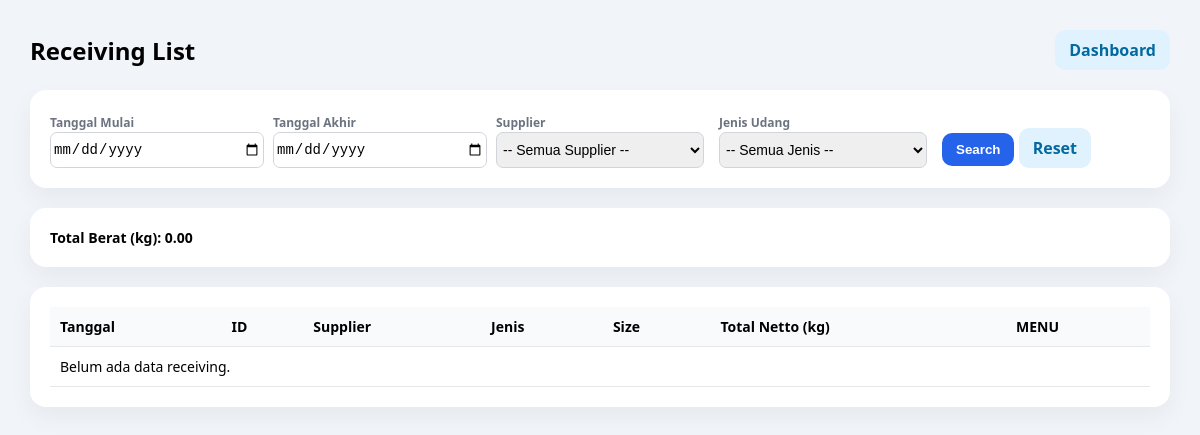
The app's page /receiving/list (signed in), older data.
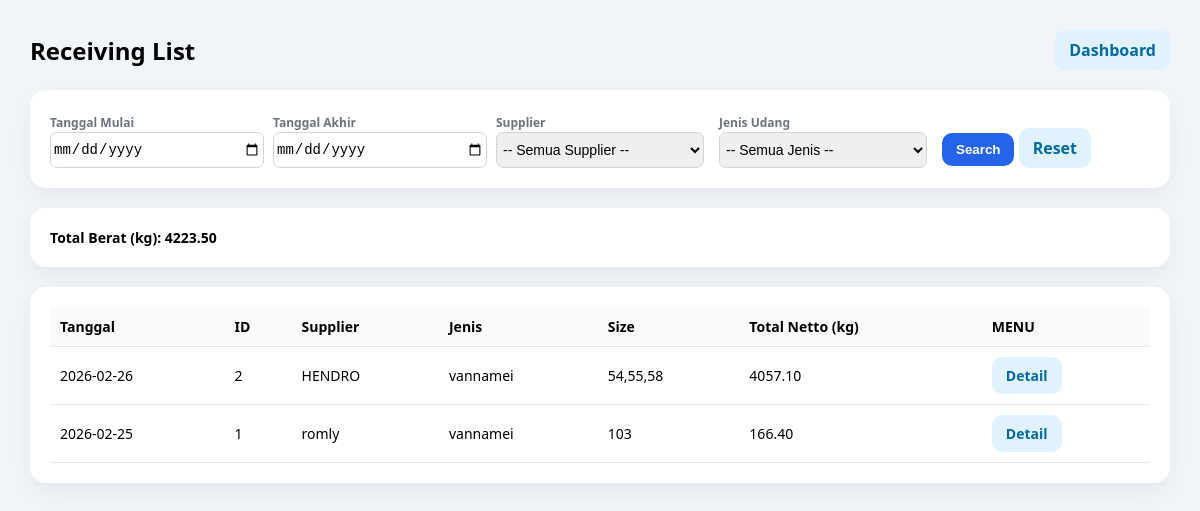
The same page, newer data.
### tables this page shows
CREATE TABLE receiving_header (
            id INTEGER PRIMARY KEY AUTOINCREMENT,
            receiving_no INTEGER NOT NULL UNIQUE,
            tanggal TEXT NOT NULL,
            supplier TEXT NOT NULL,
            jenis TEXT NOT NULL,
            fiber REAL DEFAULT 0,
            created_at TEXT DEFAULT (datetime('now','localtime'))
        );

### receiving/routes.py (the view)
@receiving_bp.get("/list")
def receiving_list():
    if not require_login():
        return redirect(url_for("login"))
    print("SESSION RECEIVING:", dict(session))
    start = (request.args.get("start") or "").strip()
    end = (request.args.get("end") or "").strip()
    supplier_q = (request.args.get("supplier") or "").strip()
    jenis_q = (request.args.get("jenis") or "").strip().lower()  # 🔥 INI
    where = []
    params = []
    if start and end:
        where.append("h.tanggal BETWEEN ? AND ?")
        params.extend([start, end])
    elif start:
        where.append("h.tanggal >= ?")
        params.append(start)
    elif end:
        where.append("h.tanggal <= ?")
        params.append(end)
    if supplier_q:
        where.append("LOWER(h.supplier) LIKE ?")
        params.append(f"%{supplier_q.lower()}%")
    if jenis_q:
        where.append("LOWER(TRIM(h.jenis)) = ?")
        params.append(jenis_q)
    where_sql = ("WHERE " + " AND ".join(where)) if where else ""
    conn = get_conn()
    rows = conn.execute(f"""
        SELECT
            h.id,
            h.tanggal,
            h.supplier,
            h.jenis,
            h.fiber,
            COALESCE(SUM(COALESCE(p.netto, 0)), 0) AS total_netto,
            COUNT(p.id) AS jml_partai,
            CASE
            WHEN LOWER(h.jenis) = 'kupasan'
            THEN GROUP_CONCAT(DISTINCT p.kategori_kupasan)
            ELSE GROUP_CONCAT(DISTINCT COALESCE(p.round_size, p.size))
            END AS size_display
        FROM receiving_header h
        LEFT JOIN receiving_item p ON p.header_id = h.id
        {where_sql}
        GROUP BY h.id
        ORDER BY h.tanggal DESC, h.id DESC

    """, params).fetchall()
    total_berat = sum([(r["total_netto"] or 0) for r in rows])
    conn.close()
    return render_template(
        "receiving/receiving_list.html",
        rows=[dict(r) for r in rows],
        start=start,
        end=end,
        supplier=supplier_q,
        jenis=jenis_q,     # 🔥 PENTING
        total_berat=total_berat
    )

### helpers/auth.py (called while the page is built)
def require_login():
    return session.get("user") is not None

### helpers/db.py (called while the page is built)
def get_conn():
    conn = sqlite3.connect(DB_PATH, timeout=30)
    conn.row_factory = sqlite3.Row
    conn.execute("PRAGMA foreign_keys = ON;")
    conn.execute("PRAGMA journal_mode = WAL;")
    return conn

### templates/receiving/receiving_list.html (shortened to what this page needs)
<!doctype html>
<html lang="id">
<head>
</head>
<body>
<div class="container">
  <div class="header">
    <h2>Receiving List</h2>
    <a class="btn btn-secondary" href="/dashboard">Dashboard</a>
  </div>
  <div class="card">
    <form method="get" action="/receiving/list">
      <div class="form-grid">
        <div>
          <label>Tanggal Mulai</label>
          <input type="date" name="start" value="{{ start or '' }}">
        </div>
        <div>
          <label>Tanggal Akhir</label>
          <input type="date" name="end" value="{{ end or '' }}">
        </div>
        <div>
          <label>Supplier</label>
          <select name="supplier" id="supplier">
            <option value="">-- Semua Supplier --</option>
          </select>
        </div>
        <div>
          <label>Jenis Udang</label>
          <select name="jenis" id="jenis">
            <option value="">-- Semua Jenis --</option>
          </select>
        </div>
        <div>
          <button type="submit" class="btn btn-primary">Search</button>
          <a href="/receiving/list" class="btn btn-secondary">Reset</a>
        </div>
      </div>
    </form>
  </div>
  <div class="card summary">
    Total Berat (kg): {{ "%.2f"|format(total_berat or 0) }}
  </div>
  <div class="card">
    <table>
      <thead>
        <tr>
          <th>Tanggal</th>
          <th>ID</th>
          <th>Supplier</th>
          <th>Jenis</th>
          <th>Size</th>
          <th>Total Netto (kg)</th>
          <th>MENU</th>
        </tr>
      </thead>
      <tbody>
        {% if not rows %}
        <tr>
          <td colspan="8">Belum ada data receiving.</td>
        </tr>
        {% endif %}
        {% for r in rows %}
        <tr>
          <td>{{ r.tanggal }}</td>
          <td>{{ r.id }}</td>
          <td>{{ r.supplier }}</td>
          <td>{{ r["jenis"] or "-" }}</td>
          <td>{{ r["size_display"] or "-" }}</td>
          <td>{{ "%.2f"|format(r["total_netto"] or 0) }}</td>
          <td>
            <div class="actions">
              <a class="btn btn-secondary" href="/receiving/{{ r.id }}">Detail</a>
            </div>
          </td>
        </tr>
        {% endfor %}
      </tbody>
    </table>
  </div>
</div>
</body>
</html>

Row changes from the older to the newer data that the page shows:
added receiving_header: tanggal "2026-02-26", id "2", supplier "HENDRO", jenis "vannamei", r "54,55,58", r "4057.10"
added receiving_header: tanggal "2026-02-25", id "1", supplier "romly", jenis "vannamei", r "103", r "166.40"
Text that changed along with them:
{{ "%.2f"|format(total_berat or 0) }}: "0.00" → "4223.50"
text no longer shown: "Belum ada data receiving."
